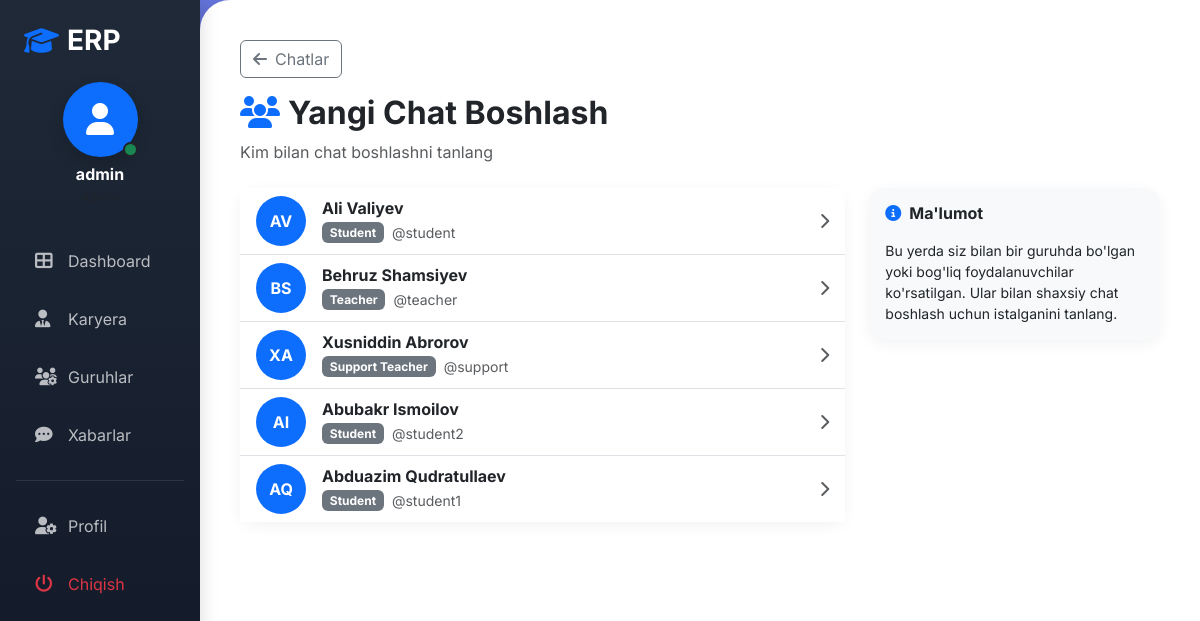
The page /chat/chat/users/ (signed in) on the database its author committed.
### erp/models.py (models this page shows, shortened)
class User(AbstractUser):
    ROLE_CHOICES = (
        ('admin', 'Admin'),
        ('teacher', 'Teacher'),
        ('student', 'Student'),
        ('support_teacher', 'Support Teacher'),
    )
    role = models.CharField(max_length=20, choices=ROLE_CHOICES, default='student')
    phone = models.CharField(max_length=15, blank=True, null=True)
    avatar = models.ImageField(upload_to='avatars/', blank=True, null=True, default='avatars/default.jpg')

### chat/views.py (the view)
# urls.py: path('chat/users/', views.users_list, name='users_list'),
@login_required
def users_list(request):
    user = request.user
    if user.role == 'student':
        my_groups = Group.objects.filter(group_students__student=user)
        teachers = User.objects.filter(teaching_groups__in=my_groups).distinct()
        students = User.objects.filter(
            groupstudent__group__in=my_groups
        ).exclude(id=user.id).distinct()
        users = teachers | students
    elif user.role == 'teacher':
        my_groups = Group.objects.filter(teacher=user)
        users = User.objects.filter(
            groupstudent__group__in=my_groups
        ).distinct()
    elif user.role == 'admin':
        users = User.objects.exclude(id=user.id)
    else:
        users = User.objects.none()
    return render(request, 'erp/chat/users_list.html', {
        'users': users
    })

### templates/erp/chat/users_list.html (shortened to what this page needs)
{% extends 'erp/base.html' %}
{% block content %}
<div class="mb-4">
    <a href="{% url 'chat_list' %}" class="btn btn-outline-secondary mb-3">
        <i class="fas fa-arrow-left me-2"></i>Chatlar
    </a>
    <h2 class="fw-bold">
        <i class="fas fa-users text-primary me-2"></i>Yangi Chat Boshlash
    </h2>
    <p class="text-muted">Kim bilan chat boshlashni tanlang</p>
</div>
<div class="row">
    <div class="col-md-8">
        <div class="card">
            <div class="card-body p-0">
                <div class="list-group list-group-flush">
                    {% for person in users %}
                    <a href="{% url 'create_private_chat' person.id %}" class="list-group-item list-group-item-action">
                        <div class="d-flex align-items-center">
                            <div class="bg-primary rounded-circle d-flex align-items-center justify-content-center text-white me-3"
                                 style="width: 50px; height: 50px;">
                                <strong>{{ person.first_name|first }}{{ person.last_name|first }}</strong>
                            </div>
                            <div class="flex-grow-1">
                                <h6 class="mb-1 fw-bold">
                                    {{ person.get_full_name }}
                                </h6>
                                <div class="d-flex gap-2">
                                    <span class="badge bg-secondary">{{ person.get_role_display }}</span>
                                    <small class="text-muted">@{{ person.username }}</small>
                                </div>
                            </div>
                            <div>
                                <i class="fas fa-chevron-right text-muted"></i>
                            </div>
                        </div>
                    </a>
                    {% empty %}
                    <div class="text-center py-5">
                        <i class="fas fa-user-slash fa-3x text-muted mb-3"></i>
                        <p class="text-muted">Hozircha chat boshlash uchun foydalanuvchilar yo'q</p>
                    </div>
                    {% endfor %}
                </div>
            </div>
        </div>
    </div>
    <div class="col-md-4">
        <div class="card bg-light">
            <div class="card-body">
                <h6 class="fw-bold mb-3">
                    <i class="fas fa-info-circle text-primary me-2"></i>Ma'lumot
                </h6>
                <p class="small mb-0">
                    Bu yerda siz bilan bir guruhda bo'lgan yoki bog'liq foydalanuvchilar ko'rsatilgan.
                    Ular bilan shaxsiy chat boshlash uchun istalganini tanlang.
                </p>
            </div>
        </div>
    </div>
</div>
{% endblock %}

### templates/erp/base.html (shortened to what this page needs)
<!DOCTYPE html>
<html lang="uz">
<head>
    <link href="https://cdnjs.cloudflare.com/ajax/libs/bootstrap/5.3.2/css/bootstrap.min.css" rel="stylesheet">
    <link href="https://cdnjs.cloudflare.com/ajax/libs/font-awesome/6.4.2/css/all.min.css" rel="stylesheet">
</head>
<body>
    {% if user.is_authenticated %}
    <div class="container-fluid">
        <div class="row">
            <div class="col-md-2 sidebar p-0 d-none d-md-block">
                <div class="py-4">
                    <div class="px-4 mb-4">
                        <h3 class="text-white d-flex align-items-center">
                            <i class="fas fa-graduation-cap text-primary me-2"></i>
                            <span class="fw-bold">ERP</span>
                        </h3>
                    </div>
                    <div class="text-center mb-4 px-3">
                        <div class="profile-container d-inline-block">
                            <div class="profile-icon bg-primary rounded-circle d-inline-flex align-items-center justify-content-center position-relative shadow" style="width: 75px; height: 75px;">
                                <i class="fas fa-user fa-2x text-white"></i>
                                <span class="position-absolute bottom-0 end-0 bg-success border border-2 border-dark rounded-circle" style="width: 15px; height: 15px;"></span>
                            </div>
                            <div class="mt-2 text-white text-center">
                                <h6 class="mb-0 fw-bold">{{ user.get_full_name|default:user.username }}</h6>
                                <small class="text-muted" style="font-size: 0.8rem;">{{ user.get_role_display }}</small>
                            </div>
                        </div>
                    </div>
                    <nav class="nav flex-column mt-3">
                        <a class="nav-link {% if request.resolver_match.url_name == 'dashboard' %}active{% endif %}" href="{% url 'dashboard' %}">
                            <i class="fas fa-th-large me-2"></i> Dashboard
                        </a>
                        <a class="nav-link {% if request.resolver_match.url_name == 'hr_page' %}active{% endif %}" href="{% url 'hr_page' %}">
                            <i class="fas fa-user-tie me-2"></i> Karyera
                        </a>
                        {% if user.role == 'admin' %}
                            <a class="nav-link" href="{% url 'admin_groups' %}"><i class="fas fa-users-cog me-2"></i> Guruhlar</a>
                        {% elif user.role == 'teacher' %}
                            <a class="nav-link" href="{% url 'teacher_groups' %}"><i class="fas fa-chalkboard-teacher me-2"></i> Guruhlarim</a>
                        {% endif %}
                        <a class="nav-link" href="{% url 'chat_list' %}">
                            <i class="fas fa-comment-dots me-2"></i> Xabarlar
                        </a>
                        <hr class="mx-3 text-secondary">
                        <a class="nav-link" href="{% url 'profile' %}">
                            <i class="fas fa-user-cog me-2"></i> Profil
                        </a>
                        <a class="nav-link text-danger" href="{% url 'logout' %}">
                            <i class="fas fa-power-off me-2"></i> Chiqish
                        </a>
                    </nav>
                </div>
            </div>
            <div class="col-md-10 main-content">
                {% block content %}{% endblock %}
            </div>
        </div>
    </div>
    {% else %}
        {% block auth_content %}{% endblock %}
    {% endif %}
</body>
</html>

### templates/erp/base.html (style rules this page uses)
:root { --primary: #6366f1; --secondary: #8b5cf6; --success: #10b981; --danger: #ef4444; --warning: #f59e0b; --info: #3b82f6; --dark: #1f2937; --light: #f3f4f6; }
body { font-family: 'Inter', sans-serif; background: linear-gradient(135deg, #667eea 0%, #764ba2 100%); min-height: 100vh; margin: 0; }
.sidebar { background: linear-gradient(180deg, #1f2937 0%, #111827 100%); min-height: 100vh; box-shadow: 4px 0 15px rgba(0,0,0,0.1); position: sticky; top: 0; }
.profile-container { transition: all 0.3s ease; cursor: pointer; }
.sidebar .nav-link { color: rgba(255,255,255,0.7); padding: 12px 20px; margin: 5px 15px; border-radius: 12px; transition: all 0.3s; display: flex; align-items: center; }
.sidebar .nav-link i { width: 25px; font-size: 1.1rem; }
.main-content { background: #ffffff; min-height: 100vh; border-radius: 30px 0 0 30px; padding: 40px; box-shadow: -10px 0 30px rgba(0,0,0,0.1); }
.card { border: none; border-radius: 15px; box-shadow: 0 4px 15px rgba(0,0,0,0.05); transition: all 0.3s; }

### templates/erp/chat/users_list.html (style rules this page uses)
.list-group-item { border-left: none; border-right: none; transition: all 0.3s; }

### rows shown on the page
User: get_full_name "admin"
User: first_name|first "A", last_name|first "V", get_full_name "Ali Valiyev", role "Student", username "student"
User: first_name|first "B", last_name|first "S", get_full_name "Behruz Shamsiyev", role "Teacher", username "teacher"
User: first_name|first "X", last_name|first "A", get_full_name "Xusniddin Abrorov", role "Support Teacher", username "support"
User: first_name|first "A", last_name|first "I", get_full_name "Abubakr Ismoilov", role "Student", username "student2"
User: first_name|first "A", last_name|first "Q", get_full_name "Abduazim Qudratullaev", role "Student", username "student1"
